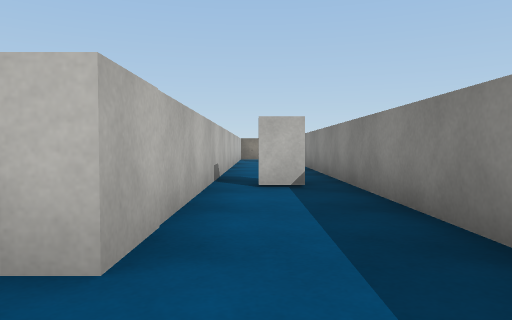
View 1 (above)

23 first-person views from a walk through a 3-D level made in the Unity game engine. The camera is 0.58 m above the floor, tilts 2° down and sees 70° across. The floor is counted in squares, 1 m on a side. Each view is taken from the middle of a square. On the plan, view 1 faces up. The plan holds only what a view shows up to about 10 squares ahead; the rest is blank. The player is left out. Surface patterns are stand-ins for the level's own textures.

View 2
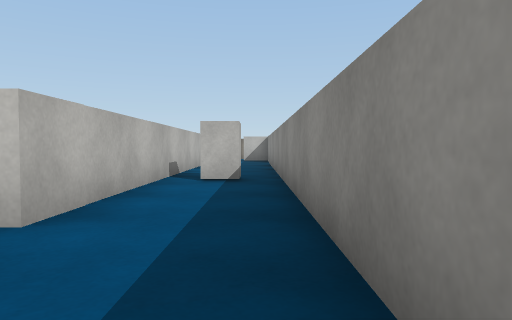

View 3
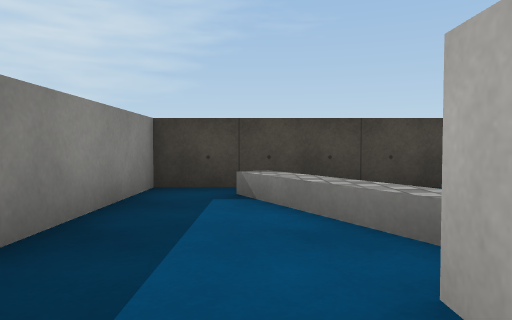

View 4
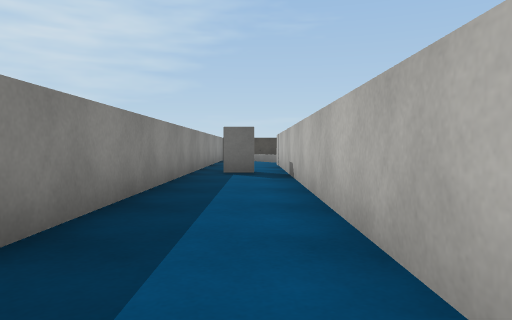

View 5
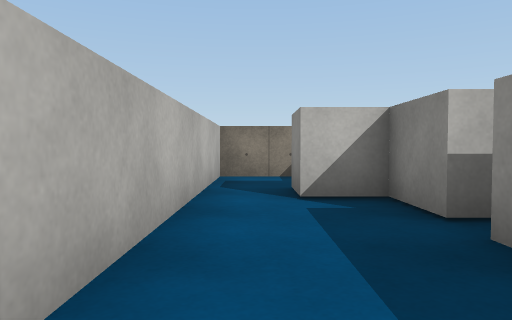

View 6
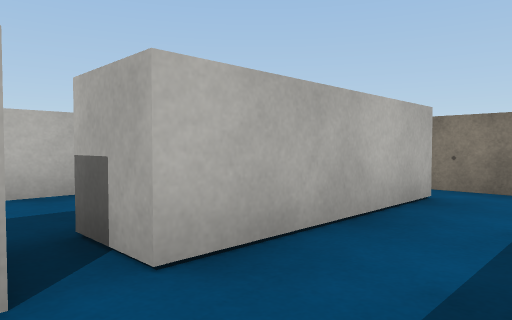

View 7
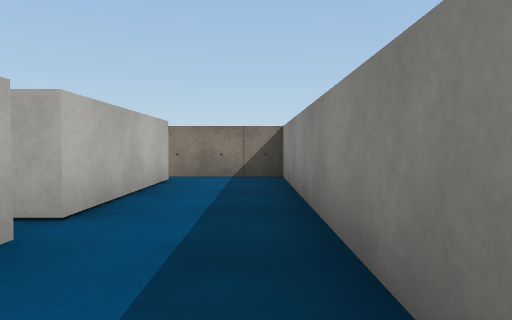

View 8
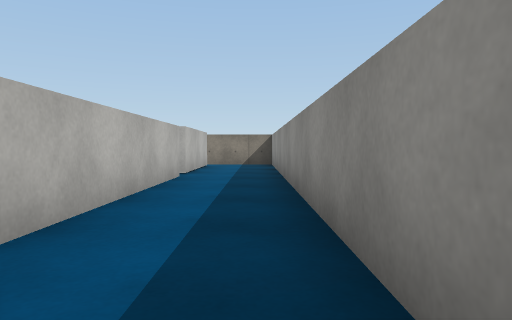

View 9
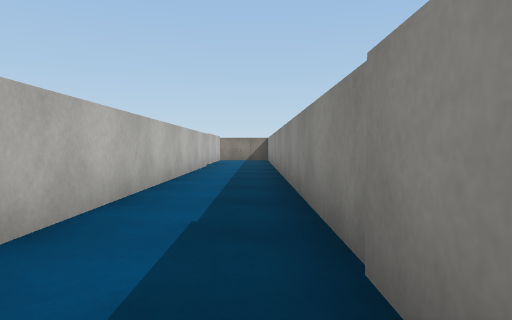

View 10
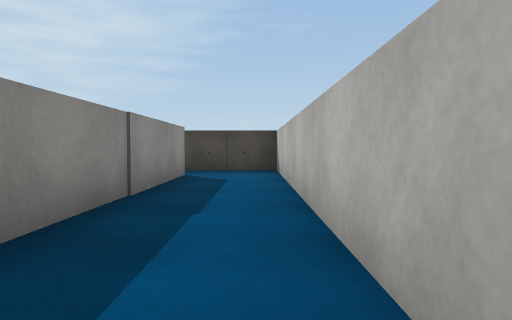

View 11
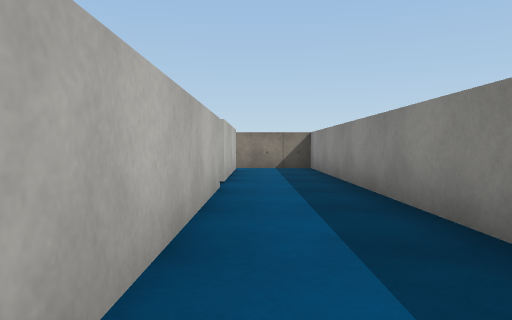

View 12
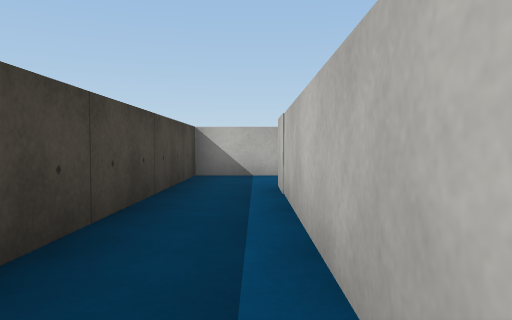

View 13
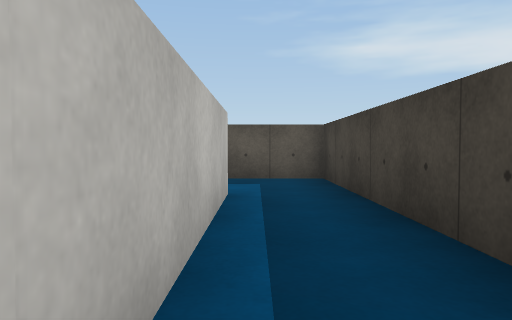

View 14
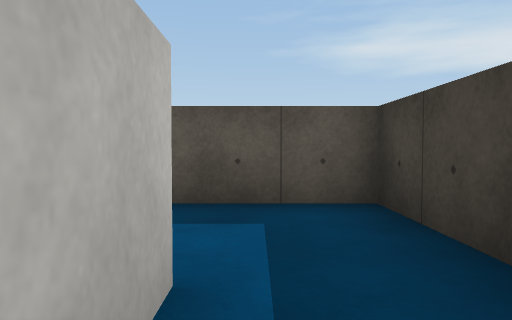

View 15
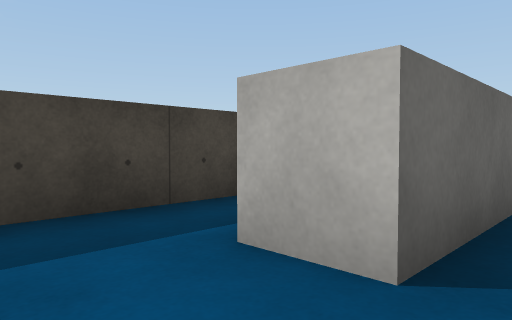

View 16
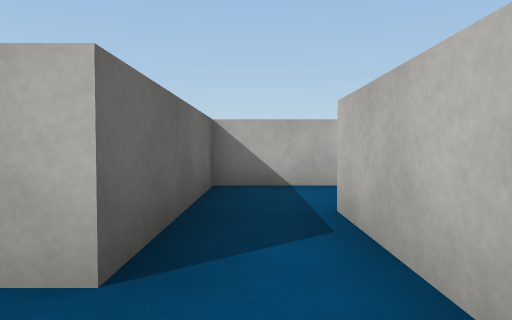

View 17
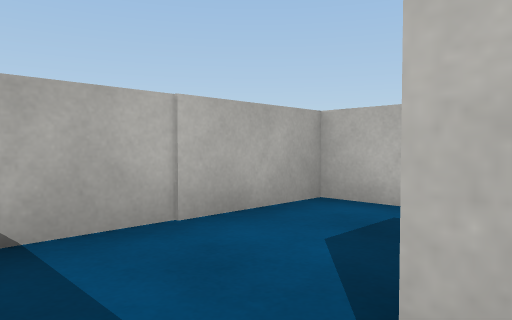

View 18
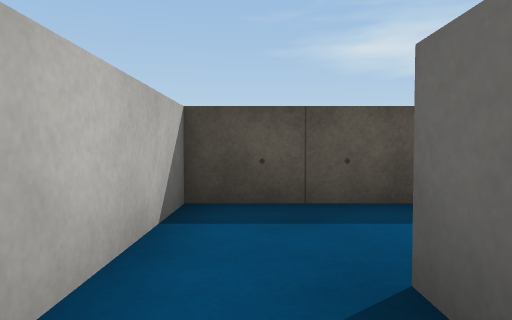

View 19
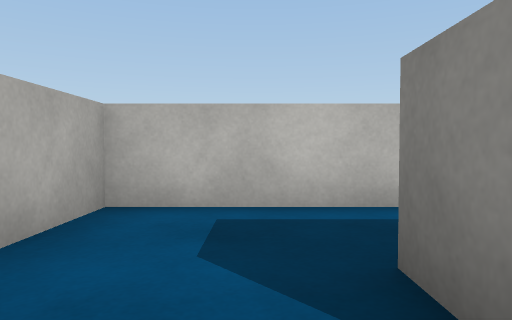

View 20
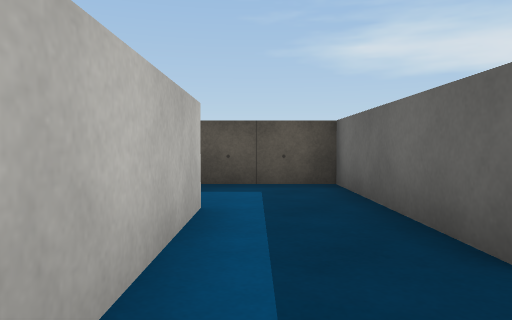

View 21
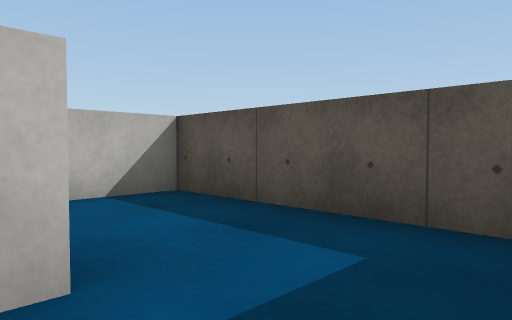

View 22
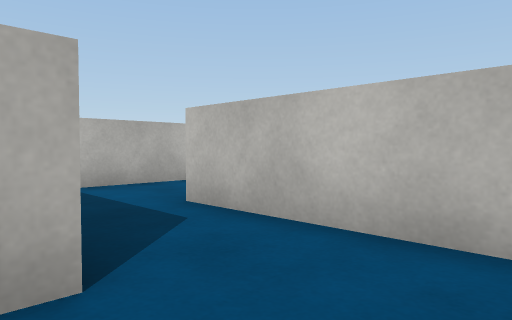

View 23
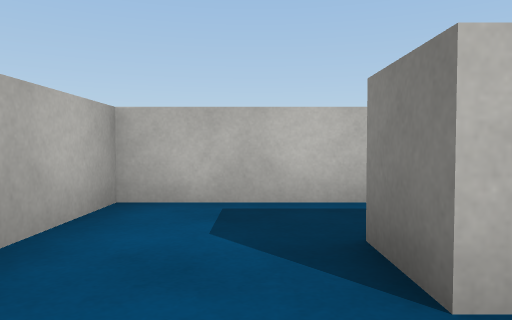

### Floor plan
Key: @ floor where view 1 was taken; # wall or solid block; . floor; ^ raised ledge; B block; C cube.
Columns run from 3 left of view 1 to 12 right of it. Each row starts with its distance up from view 1.
 18   #######
 17   #.....#
 16   #..#..#
 15   #.C#..#
 14   #.C#..#
 13   #..#..#
 12   #..#..#
 11   #..#..#
 10   #..#..####
  9   #..#..#...
  8   #..#..#..#
  7   #..#..#..#####
  6   #B.#..#......#
  5   #..#..#####..#
  4   #..#..#......#
  3   #..#..#......#
  2   #..#..#..#####
  1   ^..#..#......#
  0   ^@.#..#####..#
 -1   .^.#.........#
 -2 ################

Positions as (right, up) in squares from view 1, and headings:
1: (0, 0), facing up
2: (1, -1), facing up
3: (0, 3), facing down
4: (0, 14), facing down
5: (0, 10), facing up
6: (4, 12), facing up-left
7: (4, 10), facing up
8: (4, 5), facing up
9: (4, 1), facing up
10: (3, 7), facing down
11: (3, 7), facing up
12: (10, -1), facing left
13: (5, -1), facing right
14: (8, -1), facing right
15: (11, 1), facing down-left
16: (11, 1), facing left
17: (8, 1), facing up-left
18: (8, 1), facing right
19: (7, 1), facing up
20: (6, 4), facing right
21: (9, 3), facing up-right
22: (11, 5), facing up-left
23: (7, 6), facing up
